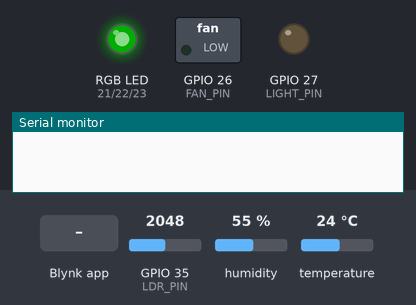
Bench run of a sketch on a simulated ESP32. Shown: switched loads named in the sketch (green lamp = pin HIGH), an RGB LED mixed from three pins (HIGH = lit), output pins drawn as LEDs (lit = HIGH), the last lines printed to the serial monitor. Dashed ring = blinking. The inputs (shaded band) are chosen by the test bench; at power-on: temperature 24 °C, GPIO 35 (LDR_PIN) = 2048, humidity 55 % (analog values on the 0–4095 scale). Dim RGB values are drawn brighter than linear; WiFi joins after 1.5 s; servers stay silent unless stated.

Above: at 3.0 s.
3.1 s: Blynk app writes 1 to V9
At 3.45 s:
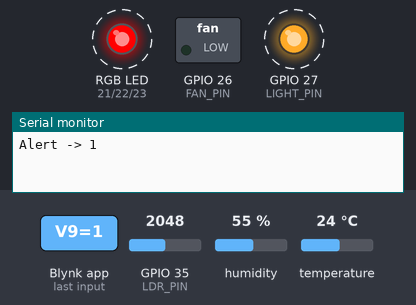
6.6 s: temperature set to 26 °C
10.1 s: temperature set to 29 °C
At 11.25 s:
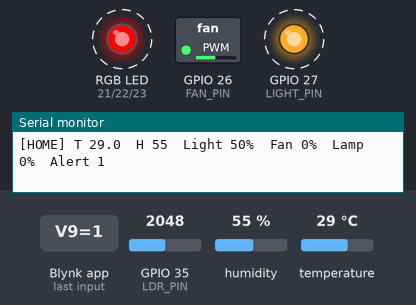
13.6 s: Blynk app writes 0 to V9
At 14.7 s:
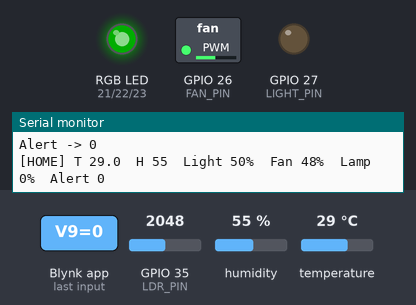
15.3 s: GPIO 35 (LDR_PIN) set to 2466
18.0 s: GPIO 35 (LDR_PIN) set to 2527
At 21.0 s:
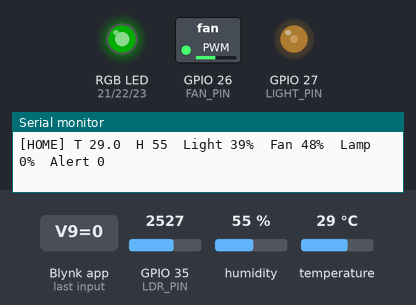
Timing chart, 0 to 22.3 s (numbered marks = the images above; inputs shaded):
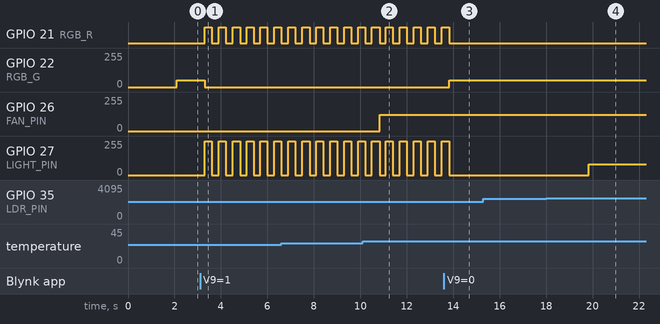

Measured:
- the behaviour switches between 27 and 28 °C on temperature (found by bisection; images 1 and 2)
- the behaviour switches between 2497 and 2498 on GPIO 35 (LDR_PIN) (found by bisection; images 3 and 4)
- after the input at 3.1 s, GPIO 21 (RGB_R): alternates HIGH for 0.30 s and LOW for 0.30 s, starting after 0.20 s; GPIO 22 (RGB_G): 50/255 → 0/255 after 0.20 s; GPIO 27 (LIGHT_PIN): alternates 255/255 for 0.30 s and 0/255 for 0.30 s, starting after 0.20 s
- after the input at 10.1 s, GPIO 26 (FAN_PIN): 0/255 → 122/255 after 0.73 s
- after the input at 13.6 s, GPIO 21 (RGB_R): goes on until 13.8 s, then stays LOW; GPIO 22 (RGB_G): 0/255 → 50/255 after 0.23 s; GPIO 27 (LIGHT_PIN): goes on until 13.8 s, then stays 0/255
- after the input at 18.0 s, GPIO 27 (LIGHT_PIN): 0/255 → 79/255 after 1.8 s

The sketch:

node2_living_room.ino
```cpp
/*
  NODE 2 – LIVING ROOM (Comfort + Smart Lighting)
  Smart Home Automation System – ESP32 + Blynk IoT (3 nodes)
  ===========================================================
  Monitors : temperature, humidity (DHT11), room light level (LDR)
  Manages  : fan (LED, PWM speed), room light (LED, PWM dimming), RGB mood light

  AUTO mode
    HOME  : fan ON at 28 °C, speed 40–100 % rising with temperature.
            Light turns ON when dark; the darker the room, the brighter the light.
            RGB = soft green.
    NIGHT : quiet fan (max 50 %), dim 10 % night light when dark. RGB = soft blue.
    AWAY  : fan and light OFF (energy saving). RGB = soft purple.
  MANUAL mode : fan + speed and light + brightness from the app (still OFF in AWAY).

  REACTS TO OTHER ROOMS (sent by Entrance Hub / Kitchen)
    Intruder  : room light flashes, RGB flashes red
    Gas/fire  : all lights full ON (escape lighting), fan OFF, RGB flashes red
    Doorbell  : light + RGB blink yellow for 6 s (visual doorbell)

  Wiring
    DHT11      : VCC -> 3V3, GND -> GND, DATA -> GPIO4
    LDR module : VCC -> 3V3, GND -> GND, AO -> GPIO35
    Fan LED    : GPIO26 -> 220 ohm -> LED -> GND      (brightness = fan speed)
    Light LED  : GPIO27 -> 220 ohm -> LED -> GND      (white/yellow LED)
    RGB LED    : R -> GPIO21, G -> GPIO22, B -> GPIO23, each through 220 ohm,
                 common pin (longest leg) -> GND       (common-cathode RGB LED)

  Blynk template "Living Room" – datastreams (Virtual pins)
    V0 Temperature   Double  0-60 °C   -> Gauge / SuperChart
    V1 Humidity      Double  0-100 %   -> Gauge / SuperChart
    V2 Light level   Integer 0-100 %   -> Gauge
    V3 Fan           Integer 0-1       -> Switch
    V4 Fan speed     Integer 0-100 %   -> Slider
    V5 Light         Integer 0-1       -> Switch
    V6 Brightness    Integer 0-100 %   -> Slider
    V7 Auto mode     Integer 0-1       -> Switch
    V8 House mode    Integer 0-2       -> Value display (set by Entrance Hub)
    V9 Alert         Integer 0-3       -> Value display (set by other nodes)

  Libraries: Blynk, DHT sensor library (Adafruit) + Adafruit Unified Sensor
*/

// ---- From this node's device in Blynk (Device Info) ----
#define BLYNK_TEMPLATE_ID   "TMPLxxxxxxxx"
#define BLYNK_TEMPLATE_NAME "Living Room"
#define BLYNK_AUTH_TOKEN    "LivingRoomTokenHere"

#define BLYNK_PRINT Serial

#include <WiFi.h>
#include <WiFiClient.h>
#include <BlynkSimpleEsp32.h>
#include <DHT.h>

char ssid[] = "YourWiFiName";
char pass[] = "YourWiFiPassword";

// ---- Pins ----
#define DHT_PIN    4
#define DHT_TYPE   DHT11
#define LDR_PIN    35
#define FAN_PIN    26
#define LIGHT_PIN  27
#define RGB_R      21
#define RGB_G      22
#define RGB_B      23

const bool LDR_INVERT       = true;    // if light % goes UP when you cover the LDR, set false
const bool RGB_COMMON_ANODE = false;   // set true if your RGB LED's long leg goes to 3V3

// ---- Settings ----
const float FAN_ON_TEMP   = 28.0;      // auto fan starts here (°C)
const float FAN_MAX_TEMP  = 35.0;      // 100 % speed here
const int   DARK_LIMIT    = 40;        // light % below this = dark
const int   NIGHT_LIGHT   = 10;        // night-light brightness %
const int   NIGHT_FAN_MAX = 50;        // quiet fan limit at night %
const unsigned long DOORBELL_SHOW_MS = 6000;

enum Mode  { HOME = 0, AWAY = 1, NIGHT = 2 };
enum Alert { ALERT_NONE = 0, ALERT_INTRUDER = 1, ALERT_EMERGENCY = 2, ALERT_DOORBELL = 3 };
const char* modeNames[] = { "HOME", "AWAY", "NIGHT" };

DHT dht(DHT_PIN, DHT_TYPE);
BlynkTimer timer;

Mode  houseMode = HOME;
Alert alert = ALERT_NONE;
unsigned long alertUntil = 0;

bool autoMode = true;
bool manualFan = false, manualLight = false;
int  manualFanSpeed = 70, manualBrightness = 80;
int  fanSpeed = 0, brightness = 0;            // % currently applied

float temperature = NAN, humidity = NAN;
int   lightPct = 100;
float sentT = -100, sentH = -100;
int   sentL = -100;
bool  flash = false;

int pct2pwm(int p) { return map(constrain(p, 0, 100), 0, 100, 0, 255); }

void setRGB(int r, int g, int b) {
  if (RGB_COMMON_ANODE) { r = 255 - r; g = 255 - g; b = 255 - b; }
  analogWrite(RGB_R, r);
  analogWrite(RGB_G, g);
  analogWrite(RGB_B, b);
}

// ---------------- Outputs (update the app only when something changes) ----------------
void applyFan(int speed) {
  speed = constrain(speed, 0, 100);
  analogWrite(FAN_PIN, pct2pwm(speed));
  if ((speed > 0) != (fanSpeed > 0)) Blynk.virtualWrite(V3, speed > 0 ? 1 : 0);
  if (autoMode && speed > 0 && speed != fanSpeed) Blynk.virtualWrite(V4, speed);
  fanSpeed = speed;
}

void applyLight(int level) {
  level = constrain(level, 0, 100);
  analogWrite(LIGHT_PIN, pct2pwm(level));
  if ((level > 0) != (brightness > 0)) Blynk.virtualWrite(V5, level > 0 ? 1 : 0);
  if (autoMode && level > 0 && level != brightness) Blynk.virtualWrite(V6, level);
  brightness = level;
}

// ---------------- Monitoring (every 3 s) ----------------
void readSensors() {
  float t = dht.readTemperature();
  float h = dht.readHumidity();
  if (!isnan(t) && !isnan(h)) {
    temperature = t;
    humidity = h;
    if (fabs(t - sentT) >= 0.5) { Blynk.virtualWrite(V0, t); sentT = t; }
    if (fabs(h - sentH) >= 2)   { Blynk.virtualWrite(V1, h); sentH = h; }
  } else {
    Serial.println("DHT11 read failed – check wiring");
  }

  int l = map(analogRead(LDR_PIN), 0, 4095, 0, 100);
  if (LDR_INVERT) l = 100 - l;
  lightPct = l;
  if (abs(l - sentL) >= 3) { Blynk.virtualWrite(V2, l); sentL = l; }

  Serial.printf("[%s] T %.1f  H %.0f  Light %d%%  Fan %d%%  Lamp %d%%  Alert %d\n",
                modeNames[houseMode], temperature, humidity, lightPct, fanSpeed, brightness, alert);
}

// ---------------- Automation engine (every 300 ms) ----------------
void automation() {
  flash = !flash;

  if (alert == ALERT_DOORBELL && millis() > alertUntil) {   // doorbell blink ends by itself
    alert = ALERT_NONE;
    Blynk.virtualWrite(V9, 0);
  }

  // 1) Normal targets
  int wantFan = 0, wantLight = 0;
  bool dark = brightness > 0 ? lightPct < DARK_LIMIT + 5 : lightPct < DARK_LIMIT;   // hysteresis

  if (houseMode == AWAY) {
    wantFan = 0;
    wantLight = 0;                                   // energy saving
  } else if (autoMode) {
    if (!isnan(temperature)) {
      bool hot = fanSpeed > 0 ? temperature > FAN_ON_TEMP - 1 : temperature >= FAN_ON_TEMP;
      if (hot) {
        wantFan = map((int)(temperature * 10), (int)(FAN_ON_TEMP * 10), (int)(FAN_MAX_TEMP * 10), 40, 100);
        wantFan = constrain(wantFan, 40, 100);
      }
    }
    if (dark) wantLight = constrain(map(lightPct, DARK_LIMIT, 0, 30, 100), 30, 100);   // darker = brighter

    if (houseMode == NIGHT) {
      if (wantFan > 0) wantFan = min(wantFan, NIGHT_FAN_MAX);
      wantLight = dark ? NIGHT_LIGHT : 0;
    }
  } else {
    wantFan   = manualFan   ? manualFanSpeed   : 0;
    wantLight = manualLight ? manualBrightness : 0;
  }

  // 2) Alerts from other rooms override everything
  switch (alert) {
    case ALERT_INTRUDER:
      applyFan(wantFan);
      analogWrite(LIGHT_PIN, flash ? 255 : 0);
      setRGB(flash ? 255 : 0, 0, 0);
      return;
    case ALERT_EMERGENCY:
      applyFan(0);                                   // fan off during gas / fire
      applyLight(100);                               // full escape lighting
      setRGB(flash ? 255 : 0, 0, 0);
      return;
    case ALERT_DOORBELL:
      applyFan(wantFan);
      analogWrite(LIGHT_PIN, flash ? 255 : pct2pwm(wantLight));
      setRGB(flash ? 255 : 0, flash ? 150 : 0, 0);   // yellow blink
      return;
    default:
      break;
  }

  // 3) Normal operation
  applyFan(wantFan);
  applyLight(wantLight);
  if (houseMode == HOME)       setRGB(0, 50, 0);     // soft green
  else if (houseMode == NIGHT) setRGB(0, 0, 50);     // soft blue
  else                         setRGB(30, 0, 30);    // soft purple (away)
}

// ---------------- Management: commands from the app ----------------
BLYNK_WRITE(V3) {                        // Fan switch
  if (autoMode || houseMode == AWAY) { Blynk.virtualWrite(V3, fanSpeed > 0 ? 1 : 0); return; }
  manualFan = param.asInt() == 1;
}

BLYNK_WRITE(V4) {                        // Fan speed
  if (autoMode) { Blynk.virtualWrite(V4, fanSpeed); return; }
  manualFanSpeed = constrain(param.asInt(), 0, 100);
}

BLYNK_WRITE(V5) {                        // Light switch
  if (autoMode || houseMode == AWAY) { Blynk.virtualWrite(V5, brightness > 0 ? 1 : 0); return; }
  manualLight = param.asInt() == 1;
}

BLYNK_WRITE(V6) {                        // Brightness
  if (autoMode) { Blynk.virtualWrite(V6, brightness); return; }
  manualBrightness = constrain(param.asInt(), 0, 100);
}

BLYNK_WRITE(V7) {                        // Auto / Manual
  autoMode = param.asInt() == 1;
  if (!autoMode) {                       // start manual mode from the current state
    manualFan = fanSpeed > 0;
    if (fanSpeed > 0) manualFanSpeed = fanSpeed;
    manualLight = brightness > 0;
    if (brightness > 0) manualBrightness = brightness;
    Blynk.virtualWrite(V4, manualFanSpeed);
    Blynk.virtualWrite(V6, manualBrightness);
  }
}

BLYNK_WRITE(V8) {                        // House mode (from Entrance Hub)
  houseMode = (Mode)constrain(param.asInt(), 0, 2);
  Serial.printf("House mode -> %s\n", modeNames[houseMode]);
}

BLYNK_WRITE(V9) {                        // Alert (from Entrance Hub / Kitchen)
  alert = (Alert)constrain(param.asInt(), 0, 3);
  if (alert == ALERT_DOORBELL) alertUntil = millis() + DOORBELL_SHOW_MS;
  Serial.printf("Alert -> %d\n", alert);
}

BLYNK_CONNECTED() {
  Blynk.syncVirtual(V7, V3, V4, V5, V6, V8, V9);
}

void setup() {
  Serial.begin(115200);
  pinMode(FAN_PIN, OUTPUT);
  pinMode(LIGHT_PIN, OUTPUT);
  pinMode(RGB_R, OUTPUT);
  pinMode(RGB_G, OUTPUT);
  pinMode(RGB_B, OUTPUT);
  analogWrite(FAN_PIN, 0);
  analogWrite(LIGHT_PIN, 0);
  setRGB(0, 0, 0);

  analogReadResolution(12);
  dht.begin();

  Blynk.begin(BLYNK_AUTH_TOKEN, ssid, pass);

  timer.setInterval(3000L, readSensors);
  timer.setInterval(300L,  automation);
}

void loop() {
  Blynk.run();
  timer.run();
}
```
